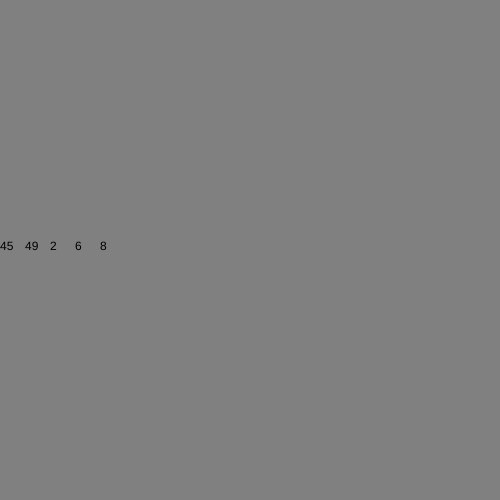
Frame 1 (no input)
Frame 60 (no input): identical to frame 1, image omitted
Frame 120 (the mouse pressed at the canvas centre since frame 60): identical to frame 1, image omitted

The p5.js sketch that drew this single still picture (run headless with seeded random() and noise() and a simulated clock; from frame 60 on, the mouse is pressed at the canvas centre):

// p5.js sketch
// ── sketch.js
var getRandom = []
function setup(){
    for(var i = 0; i < 5; i++){
        getRandom.push(Math.round(Math.random()*50));
    }
}

function draw(){
    createCanvas(500,500);
    background("Grey");

    for(var i = 0; i < 5; i++){
        text(getRandom[i], i * 25, 250);
    }
}
